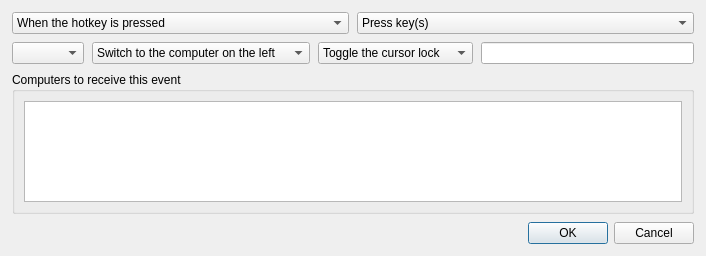
<?xml version="1.0" encoding="UTF-8"?>
<ui version="4.0">
 <class>ActionDialog</class>
 <widget class="QDialog" name="ActionDialog">
  <property name="geometry">
   <rect>
    <x>0</x>
    <y>0</y>
    <width>706</width>
    <height>256</height>
   </rect>
  </property>
  <property name="sizePolicy">
   <sizepolicy hsizetype="Maximum" vsizetype="Maximum">
    <horstretch>0</horstretch>
    <verstretch>0</verstretch>
   </sizepolicy>
  </property>
  <property name="windowTitle">
   <string>Configure Action</string>
  </property>
  <layout class="QVBoxLayout" name="_2">
   <property name="leftMargin">
    <number>12</number>
   </property>
   <property name="topMargin">
    <number>12</number>
   </property>
   <property name="rightMargin">
    <number>12</number>
   </property>
   <property name="bottomMargin">
    <number>12</number>
   </property>
   <property name="spacing">
    <number>8</number>
   </property>
   <item>
    <layout class="QHBoxLayout" name="horizontalLayout_4">
     <property name="spacing">
      <number>8</number>
     </property>
     <item>
      <widget class="QComboBox" name="comboTriggerOn">
       <item>
        <property name="text">
         <string>When the hotkey is pressed</string>
        </property>
       </item>
       <item>
        <property name="text">
         <string>When the hotkey is released</string>
        </property>
       </item>
      </widget>
     </item>
     <item>
      <widget class="QComboBox" name="comboActionType">
       <item>
        <property name="text">
         <string>Press key(s)</string>
        </property>
       </item>
       <item>
        <property name="text">
         <string>Release key(s)</string>
        </property>
       </item>
       <item>
        <property name="text">
         <string>Press and release key(s)</string>
        </property>
       </item>
       <item>
        <property name="text">
         <string>Switch to a computer</string>
        </property>
       </item>
       <item>
        <property name="text">
         <string>Switch in a direction</string>
        </property>
       </item>
       <item>
        <property name="text">
         <string>Switch to next computer</string>
        </property>
       </item>
       <item>
        <property name="text">
         <string>Modify the cursor lock</string>
        </property>
       </item>
       <item>
        <property name="text">
         <string>Restart the server</string>
        </property>
       </item>
      </widget>
     </item>
    </layout>
   </item>
   <item>
    <layout class="QHBoxLayout" name="horizontalLayout_2">
     <property name="spacing">
      <number>8</number>
     </property>
     <item>
      <widget class="QComboBox" name="comboSwitchToComputer">
       <property name="enabled">
        <bool>true</bool>
       </property>
      </widget>
     </item>
     <item>
      <widget class="QComboBox" name="comboSwitchInDirection">
       <property name="enabled">
        <bool>true</bool>
       </property>
       <item>
        <property name="text">
         <string>Switch to the computer on the left</string>
        </property>
       </item>
       <item>
        <property name="text">
         <string>Switch to the computer on the right</string>
        </property>
       </item>
       <item>
        <property name="text">
         <string>Switch to the computer above</string>
        </property>
       </item>
       <item>
        <property name="text">
         <string>Switch to the computer below</string>
        </property>
       </item>
      </widget>
     </item>
     <item>
      <widget class="QComboBox" name="comboLockCursorToComputer">
       <property name="enabled">
        <bool>true</bool>
       </property>
       <item>
        <property name="text">
         <string>Toggle the cursor lock</string>
        </property>
       </item>
       <item>
        <property name="text">
         <string>Enable the cursor lock</string>
        </property>
       </item>
       <item>
        <property name="text">
         <string>Disable the cursor lock</string>
        </property>
       </item>
      </widget>
     </item>
     <item>
      <widget class="KeySequenceWidget" name="keySequenceWidget"/>
     </item>
    </layout>
   </item>
   <item>
    <widget class="QGroupBox" name="groupComputers">
     <property name="sizePolicy">
      <sizepolicy hsizetype="Preferred" vsizetype="Preferred">
       <horstretch>0</horstretch>
       <verstretch>0</verstretch>
      </sizepolicy>
     </property>
     <property name="title">
      <string>Computers to receive this event</string>
     </property>
     <layout class="QHBoxLayout" name="_3">
      <item>
       <widget class="QListWidget" name="listComputers">
        <property name="sizeAdjustPolicy">
         <enum>QAbstractScrollArea::SizeAdjustPolicy::AdjustToContentsOnFirstShow</enum>
        </property>
       </widget>
      </item>
     </layout>
    </widget>
   </item>
   <item>
    <widget class="QDialogButtonBox" name="buttonBox">
     <property name="standardButtons">
      <set>QDialogButtonBox::StandardButton::Cancel|QDialogButtonBox::StandardButton::Ok</set>
     </property>
    </widget>
   </item>
  </layout>
 </widget>
 <customwidgets>
  <customwidget>
   <class>KeySequenceWidget</class>
   <extends>QLineEdit</extends>
   <header>widgets/KeySequenceWidget.h</header>
  </customwidget>
 </customwidgets>
 <resources/>
 <connections/>
</ui>
